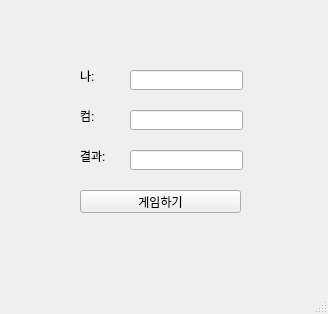
<?xml version="1.0" encoding="UTF-8"?>
<ui version="4.0">
 <class>MainWindow</class>
 <widget class="QMainWindow" name="MainWindow">
  <property name="geometry">
   <rect>
    <x>0</x>
    <y>0</y>
    <width>328</width>
    <height>314</height>
   </rect>
  </property>
  <property name="windowTitle">
   <string>MainWindow</string>
  </property>
  <widget class="QWidget" name="centralwidget">
   <widget class="QLabel" name="lbl_mine">
    <property name="geometry">
     <rect>
      <x>80</x>
      <y>70</y>
      <width>56</width>
      <height>12</height>
     </rect>
    </property>
    <property name="text">
     <string>나:</string>
    </property>
   </widget>
   <widget class="QLabel" name="lbl_com">
    <property name="geometry">
     <rect>
      <x>80</x>
      <y>110</y>
      <width>56</width>
      <height>12</height>
     </rect>
    </property>
    <property name="text">
     <string>컴:</string>
    </property>
   </widget>
   <widget class="QLabel" name="lbl_result">
    <property name="geometry">
     <rect>
      <x>80</x>
      <y>150</y>
      <width>56</width>
      <height>12</height>
     </rect>
    </property>
    <property name="text">
     <string>결과:</string>
    </property>
   </widget>
   <widget class="QLineEdit" name="le_mine">
    <property name="geometry">
     <rect>
      <x>130</x>
      <y>70</y>
      <width>113</width>
      <height>20</height>
     </rect>
    </property>
   </widget>
   <widget class="QLineEdit" name="le_com">
    <property name="geometry">
     <rect>
      <x>130</x>
      <y>110</y>
      <width>113</width>
      <height>20</height>
     </rect>
    </property>
   </widget>
   <widget class="QLineEdit" name="le_result">
    <property name="geometry">
     <rect>
      <x>130</x>
      <y>150</y>
      <width>113</width>
      <height>20</height>
     </rect>
    </property>
   </widget>
   <widget class="QPushButton" name="pb">
    <property name="geometry">
     <rect>
      <x>80</x>
      <y>190</y>
      <width>161</width>
      <height>23</height>
     </rect>
    </property>
    <property name="text">
     <string>게임하기</string>
    </property>
   </widget>
  </widget>
  <widget class="QMenuBar" name="menubar">
   <property name="geometry">
    <rect>
     <x>0</x>
     <y>0</y>
     <width>328</width>
     <height>21</height>
    </rect>
   </property>
  </widget>
  <widget class="QStatusBar" name="statusbar"/>
 </widget>
 <resources/>
 <connections/>
</ui>
